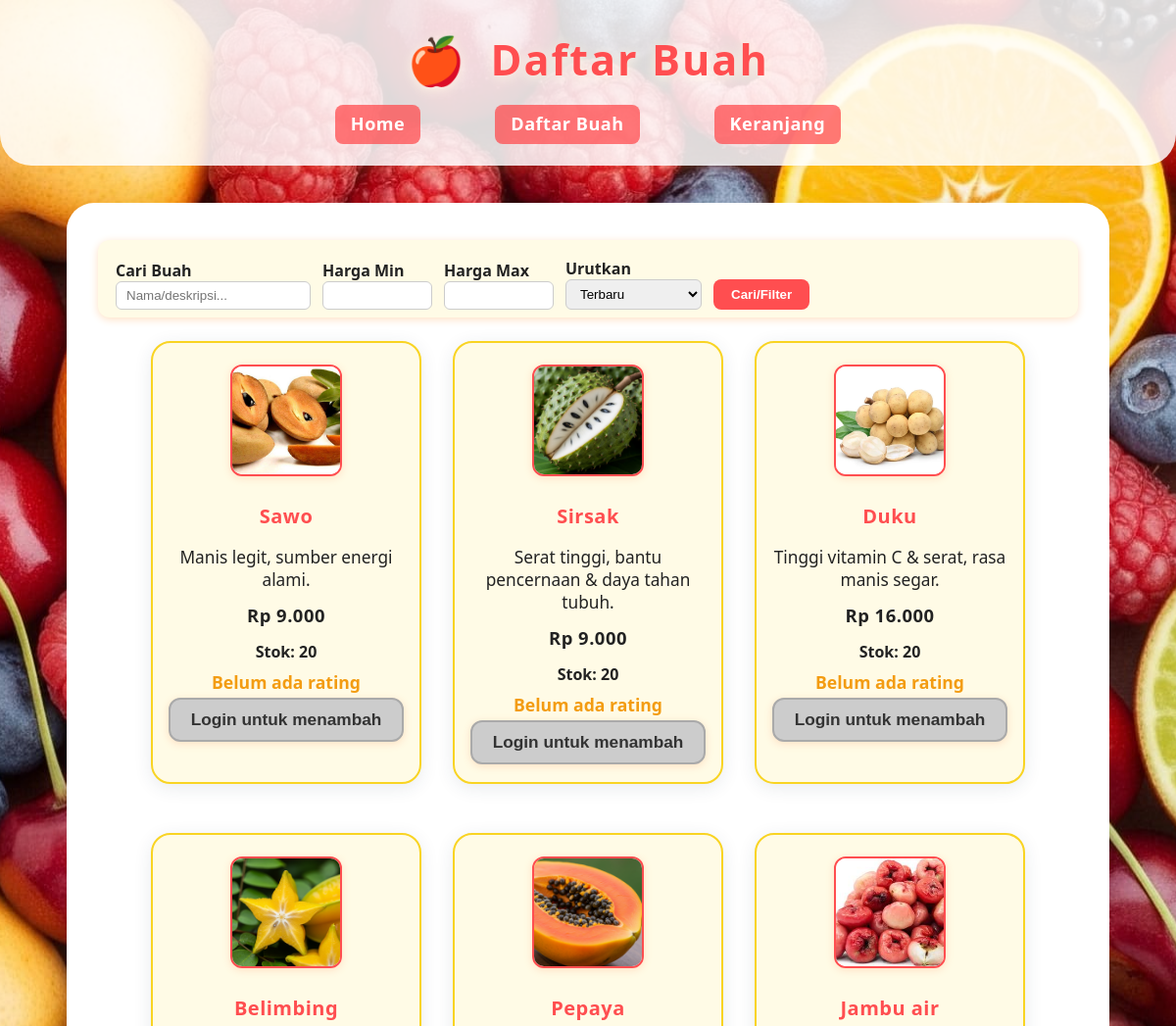
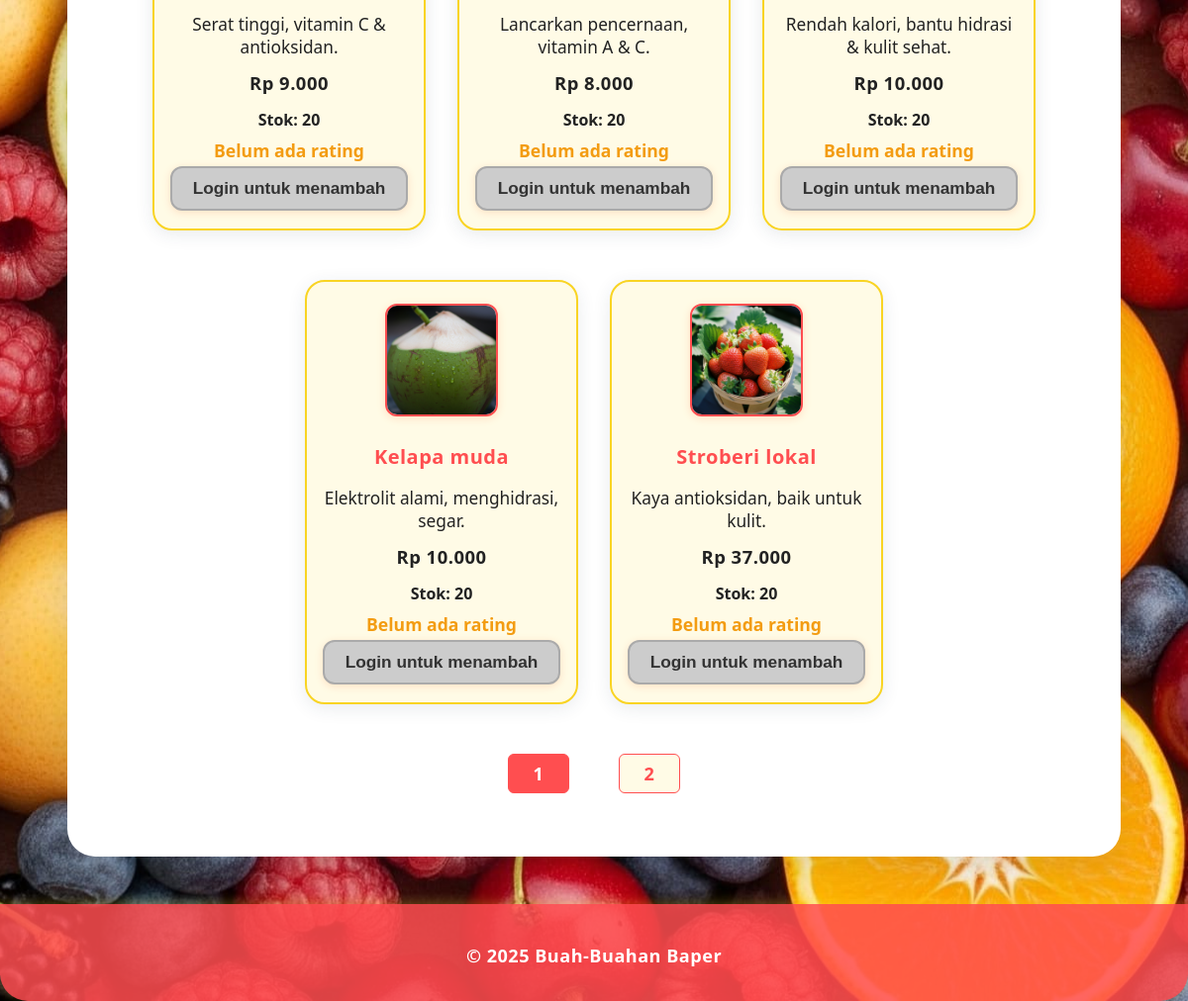
Screenshot of /daftar_buah.php with the database file from the repository (2 pictures, top to bottom).
### tables this page shows
CREATE TABLE `buah` (
  `id` int(11) NOT NULL,
  `nama` varchar(100) NOT NULL,
  `deskripsi` text DEFAULT NULL,
  `harga` int(11) NOT NULL,
  `gambar` varchar(255) DEFAULT NULL,
  `stok` int(11) DEFAULT NULL
);

### daftar_buah.php (the view, shortened to what this page needs)
<?php
require_once 'koneksi.php';
$buah = [];
$db_error = '';
$q = trim($_GET['q'] ?? '');
$sort = $_GET['sort'] ?? '';
$min_harga = isset($_GET['min_harga']) ? (int)$_GET['min_harga'] : '';
$max_harga = isset($_GET['max_harga']) ? (int)$_GET['max_harga'] : '';
$page = max(1, (int)($_GET['page'] ?? 1));
$per_page = 8;
$where = [];
$params = [];
$where_sql = $where ? ("WHERE " . implode(' AND ', $where)) : '';
$order_sql = '';
if ($sort === 'harga_asc') $order_sql = 'ORDER BY harga ASC';
elseif ($sort === 'harga_desc') $order_sql = 'ORDER BY harga DESC';
elseif ($sort === 'rating_desc') $order_sql = 'ORDER BY (SELECT AVG(rating) FROM review_buah WHERE buah_id=buah.id) DESC';
else $order_sql = 'ORDER BY id DESC';
$total_buah = 0;
try {
    $stmt = $pdo->prepare("SELECT COUNT(*) FROM buah $where_sql");
    $stmt->execute($params);
    $total_buah = (int)$stmt->fetchColumn();
} catch (PDOException $e) {}
$offset = ($page-1)*$per_page;
try {
    $sql = "SELECT * FROM buah $where_sql $order_sql LIMIT $per_page OFFSET $offset";
    $stmt = $pdo->prepare($sql);
    $stmt->execute($params);
    $buah = $stmt->fetchAll();
} catch (PDOException $e) {
    $db_error = 'Gagal mengambil data buah. Silakan coba beberapa saat lagi.';
}
$rating_map = [];
try {
    $stmt = $pdo->prepare("SELECT buah_id, AVG(rating) as avg_rating, COUNT(*) as jml_review FROM review_buah GROUP BY buah_id");
    $stmt->execute();
    foreach ($stmt->fetchAll() as $row) {
        $rating_map[$row['buah_id']] = $row;
    }
} catch (PDOException $e) {}
?>
<?php
$page_heading = 'Daftar Buah';
include 'header.php';
?>
    <main style="max-width: 1000px; margin: 38px auto; background: #fff; border-radius: 28px; box-shadow: 0 10px 36px rgba(44,62,80,0.13); padding: 38px 32px 32px 32px; backdrop-filter: blur(2.5px);">
        <form method="get" action="" style="margin-bottom:24px; display:flex; flex-wrap:wrap; gap:12px; align-items:flex-end; background:#fffbe6; border-radius:12px; padding:18px 18px 8px 18px; box-shadow:0 2px 8px #ffe0c3;" aria-label="Form pencarian dan filter buah">
            <div style="display:flex; flex-direction:column;">
                <label for="q" style="font-weight:600; color:#222;">Cari Buah</label>
                <input type="text" id="q" name="q" value="<?=htmlspecialchars($q)?>" placeholder="Nama/deskripsi..." style="padding:6px 10px; border-radius:6px; border:1px solid #ccc; min-width:120px;">
            </div>
            <div style="display:flex; flex-direction:column;">
                <label for="min_harga" style="font-weight:600; color:#222;">Harga Min</label>
                <input type="number" id="min_harga" name="min_harga" value="<?=htmlspecialchars($min_harga)?>" min="0" style="padding:6px 10px; border-radius:6px; border:1px solid #ccc; width:90px;">
            </div>
            <div style="display:flex; flex-direction:column;">
                <label for="max_harga" style="font-weight:600; color:#222;">Harga Max</label>
                <input type="number" id="max_harga" name="max_harga" value="<?=htmlspecialchars($max_harga)?>" min="0" style="padding:6px 10px; border-radius:6px; border:1px solid #ccc; width:90px;">
            </div>
            <div style="display:flex; flex-direction:column;">
                <label for="sort" style="font-weight:600; color:#222;">Urutkan</label>
                <select id="sort" name="sort" style="padding:6px 10px; border-radius:6px; border:1px solid #ccc;">
                    <option value="">Terbaru</option>
                </select>
            </div>
            <button type="submit" style="background:#ff4e50; color:#fff; border-radius:8px; border:none; font-weight:700; padding:8px 18px; margin-top:18px;">Cari/Filter</button>
        </form>
        <div class="buah-list">
            <?php if (empty($buah) && !$db_error): ?>
                <div style="font-size:1.5em; color:#b30000; font-weight:700; margin-top:40px;">Belum ada buah yang tersedia.</div>
            <?php elseif (!$db_error): ?>
                <?php foreach ($buah as $b): ?>
                    <div class="buah-card" style="background:#fffbe6; border-radius:20px; box-shadow:0 4px 18px rgba(44,62,80,0.10); border:2px solid #f9d423; margin-bottom:18px;">
                        <a href="detail.php?id=<?=htmlspecialchars($b['id'])?>">
                            <img src="images/<?=htmlspecialchars($b['gambar'] ?? 'placeholder.png') ?>" alt="<?=htmlspecialchars($b['nama'])?>" style="border-radius:12px; border:2px solid #ff4e50; max-width:160px; max-height:120px; background:#fff;">
                        </a>
                        <h3><a href="detail.php?id=<?=htmlspecialchars($b['id'])?>" style="color:#ff4e50;text-decoration:none;"> <?=htmlspecialchars($b['nama'])?></a></h3>
                        <p style="color:#222; font-size:1.08em;"><?=htmlspecialchars($b['deskripsi'])?></p>
                        <div class="harga" style="color:#222; font-weight:700; font-size:1.15em;">Rp <?=number_format($b['harga'],0,',','.')?></div>
                        <div class="stok" style="color:#222; font-weight:600;">
                            Stok: <span<?=isset($b['stok']) && (int)$b['stok'] <= 5 ? ' style="color:#b30000;font-weight:bold;"' : ''?>><?=isset($b['stok']) ? (int)$b['stok'] : 0?></span>
                        </div>
                        <div class="rating" style="margin:8px 0 4px 0;">
                            <?php
                            $avg = isset($rating_map[$b['id']]['avg_rating']) ? round($rating_map[$b['id']]['avg_rating'],1) : null;
                            $jml = isset($rating_map[$b['id']]['jml_review']) ? (int)$rating_map[$b['id']]['jml_review'] : 0;
                            ?>
                            <span style="color:#f39c12; font-size:1.1em; font-weight:700;">
                                <?php if ($avg): ?>
                                    <?=str_repeat('★', (int)round($avg))?><span style="color:#bbb;"><?=str_repeat('★', 5-(int)round($avg))?></span>
                                    (<?=number_format($avg,1)?>/5 dari <?=$jml?> review)
                                <?php else: ?>
                                    Belum ada rating
                                <?php endif; ?>
                            </span>
                        </div>
                        <?php $is_admin = $_SESSION['is_admin'] ?? 0; ?>
                        <?php if ($is_admin): ?>
                            <button type="button" disabled style="background:#ccc; color:#333; border:2px solid #aaa;">Admin tidak bisa menambah</button>
                        <?php elseif (isset($b['stok']) && (int)$b['stok'] === 0): ?>
                            <div class="kosong" style="color:#b30000; font-weight:700;">Buah kosong</div>
                            <button type="button" disabled style="background:#ccc; color:#333; border:2px solid #aaa;">Tambah ke Keranjang</button>
                        <?php else: ?>
                            <button type="button" disabled style="background:#ccc; color:#333; border:2px solid #aaa;">Login untuk menambah</button>
                        <?php endif; ?>
                    </div>
                <?php endforeach; ?>
            <?php endif; ?>
        </div>
        <?php if ($total_buah > $per_page): ?>
            <nav aria-label="Navigasi halaman" style="margin:32px 0; text-align:center;">
                <?php $total_page = ceil($total_buah/$per_page); ?>
                <ul style="display:inline-flex; gap:6px; list-style:none; padding:0; margin:0;">
                <?php for($i=1;$i<=$total_page;$i++): ?>
                    <li>
                        <a href="?<?=http_build_query(array_merge($_GET,["page"=>$i]))?>" style="padding:7px 14px; border-radius:6px; border:1.5px solid #ff4e50; background:<?=$i==$page?'#ff4e50':'#fffbe6'?>; color:<?=$i==$page?'#fff':'#ff4e50'?>; font-weight:700; text-decoration:none; display:inline-block; min-width:32px; text-align:center;" aria-current="<?=$i==$page?'page':'false'?>">
                            <?=$i?>
                        </a>
                    </li>
                <?php endfor; ?>
                </ul>
            </nav>
        <?php endif; ?>
    </main>
<?php include 'footer.php'; ?>

### header.php (shortened to what this page needs)
<!DOCTYPE html>
<html lang="id">
<head>
    <link rel="stylesheet" href="index.css">
</head>
<body>
<header>
    <h1><?= isset($page_heading) ? htmlspecialchars($page_heading) : 'Buah-Buahan Baper' ?></h1>
    <nav style="display:flex; align-items:center; justify-content:center; max-width:1000px; margin:auto; min-height:48px; gap:32px;">
        <a href="index.php">Home</a>
        <a href="daftar_buah.php">Daftar Buah</a>
        <a href="keranjang.php">Keranjang</a>
    </nav>
</header>

### footer.php
<footer>
    <p>&copy; <?=date('Y')?> Buah-Buahan Baper</p>
</footer>
</body>
</html>

### index.css (style rules this page uses)
body { background: url("background buah.jpg") center center/cover no-repeat fixed; font-family: 'Poppins', 'Segoe UI', Tahoma, Geneva, Verdana, sans-serif; margin: 0; min-height: 100vh; }
header { background: rgba(255,255,255,0.85); box-shadow: 0 4px 18px rgba(255, 180, 80, 0.18); padding: 28px 0 18px 0; text-align: center; position: sticky; top: 0; z-index: 10; border-radius: 0 0 32px 32px; }
header h1 { color: #ff4e50; margin: 0 0 10px 0; font-size: 2.7em; letter-spacing: 2px; font-weight: 800; text-shadow: 0 2px 12px #fff7e6, 0 0 0 #fff; display: flex; align-items: center; justify-content: center; gap: 16px; }
header h1::before { content: '\1F34E'; font-size: 1.1em; margin-right: 8px; }
nav { margin-bottom: 2px; }
nav a { color: #fff; background: rgba(255, 78, 80, 0.75); text-decoration: none; margin: 0 22px; font-weight: 700; font-size: 1.13em; letter-spacing: 0.5px; padding: 7px 16px; border-bottom: 2px solid transparent; transition: color 0.2s, border-bottom 0.2s, background 0.2s; border-radius: 8px; }
main, .main-content { max-width: 1000px; margin: 38px auto; background: rgba(255,255,255,0.85); border-radius: 28px; box-shadow: 0 10px 36px rgba(255, 180, 80, 0.18); padding: 38px 32px 32px 32px; }
.buah-list { display: flex; flex-wrap: wrap; gap: 32px; justify-content: center; }
.buah-card { background: rgba(255,255,255,0.92); border-radius: 20px; box-shadow: 0 4px 18px rgba(255, 180, 80, 0.16); width: 240px; padding: 22px 16px 18px 16px; text-align: center; transition: transform 0.18s, box-shadow 0.18s; position: relative; overflow: hidden; border: 2px solid #f9d42333; }
.buah-card img { width: 110px; height: 110px; object-fit: cover; border-radius: 50%; margin-bottom: 12px; background: #fff3e0; border: 3px solid #f9d423; box-shadow: 0 2px 8px #ffe0c3; }
.buah-card h3 { margin: 10px 0 7px 0; color: #ff4e50; font-size: 1.25em; font-weight: 700; letter-spacing: 0.5px; }
.buah-card p { font-size: 1em; color: #4e4e4e; min-height: 38px; margin-bottom: 8px; }
.buah-card .harga { color: #f9d423; font-weight: bold; margin: 12px 0 14px 0; font-size: 1.13em; letter-spacing: 0.5px; text-shadow: 0 1px 0 #fffbe6; }
.buah-card button { background: linear-gradient(90deg, #ff4e50 0%, #f9d423 100%); color: #fff; border: none; padding: 10px 0; border-radius: 12px; font-size: 1.08em; font-weight: bold; cursor: pointer; width: 100%; transition: background 0.2s, transform 0.1s; box-shadow: 0 2px 8px #ffe0c3; }
.buah-card button:disabled { background: #ccc; color: #888; cursor: not-allowed; }
footer { text-align: center; color: #fff; background: rgba(255, 78, 80, 0.85); padding: 22px 0 16px 0; margin-top: 48px; border-radius: 0 0 28px 28px; font-size: 1.13em; letter-spacing: 0.5px; box-shadow: 0 -2px 12px #f9d42344; font-weight: 600; }

### rows the page displays
buah: gambar (picture), nama "Sawo", deskripsi "Manis legit, sumber energi alami.", harga "9.000", stok "20", shows "Login untuk menambah"
buah: gambar (picture), nama "Sirsak", deskripsi "Serat tinggi, bantu pencernaan & daya tahan tubuh.", harga "9.000", stok "20", shows "Login untuk menambah"
buah: gambar (picture), nama "Duku", deskripsi "Tinggi vitamin C & serat, rasa manis segar.", harga "16.000", stok "20", shows "Login untuk menambah"
buah: gambar (picture), nama "Belimbing", deskripsi "Serat tinggi, vitamin C & antioksidan.", harga "9.000", stok "20", shows "Login untuk menambah"
buah: gambar (picture), nama "Pepaya", deskripsi "Lancarkan pencernaan, vitamin A & C.", harga "8.000", stok "20", shows "Login untuk menambah"
buah: gambar (picture), nama "Jambu air", deskripsi "Rendah kalori, bantu hidrasi & kulit sehat.", harga "10.000", stok "20", shows "Login untuk menambah"
buah: gambar (picture), nama "Kelapa muda", deskripsi "Elektrolit alami, menghidrasi, segar.", harga "10.000", stok "20", shows "Login untuk menambah"
buah: gambar (picture), nama "Stroberi lokal", deskripsi "Kaya antioksidan, baik untuk kulit.", harga "37.000", stok "20", shows "Login untuk menambah"

### other values shown
$page_heading "Daftar Buah"
